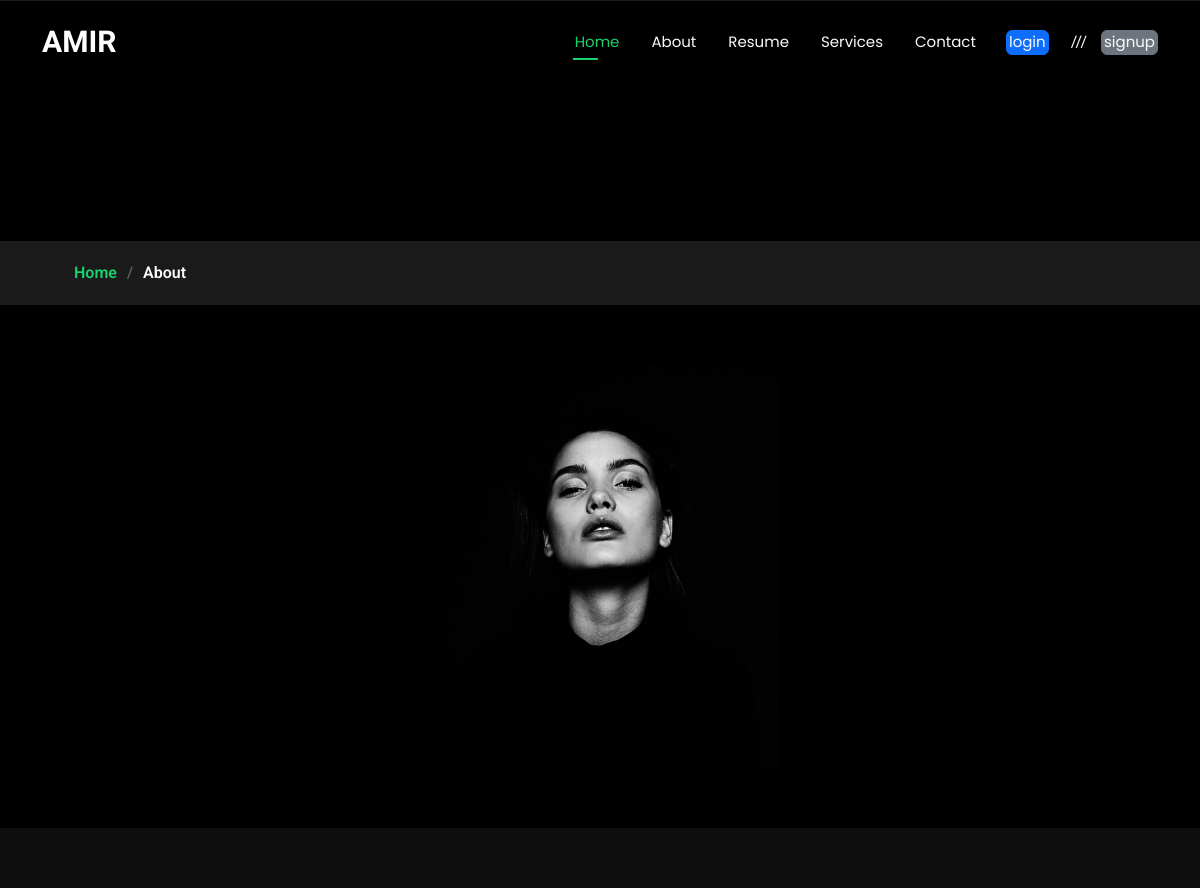
Page /about/ on the earlier database version.
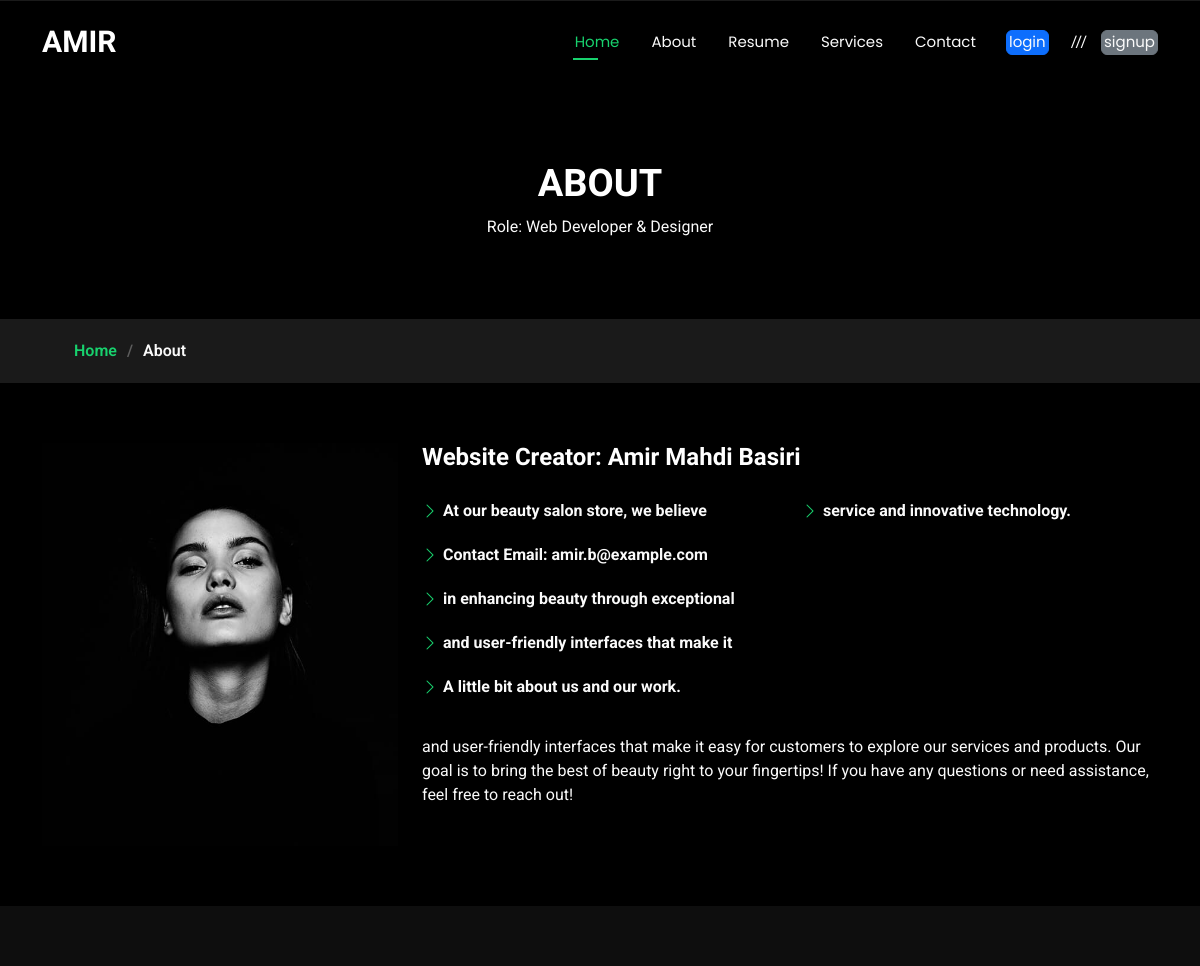
Same page on the later database version.
### root/models.py (models this page shows, shortened)
class About(models.Model):
    PAGE_NAME = models.CharField(max_length=100, default="test")
    A_LITTLE_ABOUT_US = models.CharField(max_length=100, default="test")
    CREATOR_NAME = models.CharField(max_length=100, default="test")
    ROLE = models.CharField(max_length=100, default="test")
    EMAIL = models.CharField(max_length=100, default="test")
    SERVICES = models.CharField(max_length=100, default="test")
    INTERESTS = models.CharField(max_length=100, default="test")
    ONLINE_PRESENTATION = models.CharField(max_length=100, default="test")
    WORK_HISTORY = models.CharField(max_length=100, default="test")
    DESCRIPTION = models.TextField(default="test")
    scheduled = models.DateTimeField(default=timezone.now)
    status = models.BooleanField(default=False)
    created_at = models.DateTimeField(auto_now_add=True)
    updated_at = models.DateTimeField(auto_now=True)
    class Meta:
        ordering = ('created_at',)

### root/views.py (the view)
# urls.py: path('about/', about, name='about'),
def about(request):
    abouts = About.objects.filter(status=True)
    return render(request, "root/about.html", {"abouts": abouts})

### templates/root/about.html (shortened to what this page needs)
{% extends "base.html" %}
{% load static %}
{% block 'content' %}
  <main class="main">
    <div class="page-title" data-aos="fade">
      <div class="heading">
        <div class="container">
          <div class="row d-flex justify-content-center text-center">
            {% for about in abouts %}
            <div class="col-lg-8">
              <h1>{{about.PAGE_NAME}}</h1>
              <p class="mb-0">{{about.A_LITTLE_ABOUT_US}}</p>
            </div>
            {% endfor %}
          </div>
        </div>
      </div>
      <nav class="breadcrumbs">
        <div class="container">
          <ol>
            <li><a href="{% url 'root:home' %}">Home</a></li>
            <li class="current">About</li>
          </ol>
        </div>
      </nav>
    </div>
    <section id="about" class="about section">
      <div class="container" data-aos="fade-up" data-aos-delay="100">
        <div class="row gy-4 justify-content-center">
          <div class="col-lg-4">
            <img src="{% static 'assets/img/profile-img.jpg' %}" class="img-fluid" alt="">
          </div>
          {% for about in abouts %}
          <div class="col-lg-8 content">
            <h2>{{about.CREATOR_NAME}}</h2>
            <div class="row">
              <div class="col-lg-6">
                <ul>
                  <li><i class="bi bi-chevron-right"></i> <strong>{{about.ROLE}}</strong></li>
                  <li><i class="bi bi-chevron-right"></i> <strong>{{about.EMAIL}}</strong></li>
                  <li><i class="bi bi-chevron-right"></i> <strong>{{about.SERVICES}}</strong></li>
                  <li><i class="bi bi-chevron-right"></i> <strong>{{about.INTERESTS}}</strong></li>
                  <li><i class="bi bi-chevron-right"></i> <strong>{{about.ONLINE_PRESENTATION}}</strong></li>
                </ul>
              </div>
              <div class="col-lg-6">
                <ul>
                  <li><i class="bi bi-chevron-right"></i> <strong>{{about.WORK_HISTORY}}</strong></li>
                </ul>
              </div>
            </div>
            <p class="py-3">
              {{about.DESCRIPTION}}
            </p>
          </div>
        </div>
        {% endfor %}
      </div>
    </section>
  </main>
  {% endblock 'content' %}

### templates/base.html (shortened to what this page needs)
{% load static %}
<!DOCTYPE html>
<html lang="en">
<head>
  <link href="{% static 'assets/vendor/bootstrap/css/bootstrap.min.css' %}" rel="stylesheet">
  <link href="{% static 'assets/vendor/bootstrap-icons/bootstrap-icons.css' %}" rel="stylesheet">
  <link href="{% static 'assets/vendor/aos/aos.css' %}" rel="stylesheet">
  <link href="{% static 'assets/vendor/swiper/swiper-bundle.min.css' %}" rel="stylesheet">
  <link href="{% static 'assets/vendor/glightbox/css/glightbox.min.css' %}" rel="stylesheet">
  <link href="{% static 'assets/css/main.css' %}" rel="stylesheet">
</head>
<body class="index-page">
  <header id="header" class="header d-flex align-items-center fixed-top">
    <div class="container-fluid container-xl position-relative d-flex align-items-center justify-content-between">
      <a href="{% url 'root:home' %}" class="logo d-flex align-items-center">
        <h1 class="sitename">AMIR</h1>
      </a>
      <nav id="navmenu" class="navmenu">
        <ul>
          <li><a href={% url 'root:home' %} class="active">Home</a></li>
          <li><a href={% url 'root:about' %}>About</a></li>
          <li><a href={% url 'root:resume' %}>Resume</a></li>
          <li><a href={% url 'root:services' %}>Services</a></li>
          <li><a href={% url 'root:contact' %}>Contact</a></li>
          {% if user.is_authenticated %}
            <a href="{% url 'root:Change' %}" class="nav-link text-center">
              <img src="{% if user.userprofile.image %}{{ user.userprofile.image.url }}{% else %}/media/profile_pics/default.jpg{% endif %}"
                   alt="Profile Icon" class="profile-icon">
                   <span>( welcome to، {{ user.username }} )</span>
          </a>
          <style>
              .profile-icon {
                  width: 50px; /* تنظیم اندازه آیکون */
                  height: 50px;
                  border-radius: 50%; /* تبدیل به دایره */
                  object-fit: cover; /* برش منظم تصویر */
                  border: 2px solid #fff; /* حاشیه دور تصویر */
                  display: block; /* وسط‌چین شدن تصویر */
                  margin: 0 auto;
              }
              .nav-link {
                  display: flex;
                  flex-direction: column;
                  align-items: center;
                  text-decoration: none;
                  color: black;
              }
          </style>
          <span class="separator">ㅤ</span>
              <a href="{% url 'root:logout' %}" class="btn btn-secondary">logout</a>
            </li>
          {% else %}
            <li>
              <a href="{% url 'root:login' %}" class="btn btn-primary me-2">login</a>
            </li>
            <span class="separator">///</span>
            <li>
              <a href="{% url 'root:signup' %}" class="btn btn-secondary">signup</a>
            </li>
          {% endif %}
        </ul>
      </nav>
    </div>
  </header>
{% block 'content' %}
{% endblock 'content' %}
  <footer id="footer" class="footer dark-background">
  </footer>
</body>
</html>

### static/assets/css/main.css (style rules this page uses)
:root { --default-font: "Roboto", system-ui, -apple-system, "Segoe UI", Roboto, "Helvetica Neue", Arial, "Noto Sans", "Liberation Sans", sans-serif, "Apple Color Emoji", "Segoe UI Emoji", "Segoe UI Symbol", "Noto Color Emoji"; --heading-font: "Raleway", sans-serif; --nav-font: "Poppins", sans-serif; }
:root { --background-color: #000000; --default-color: #fafafa; --heading-color: #ffffff; --accent-color: #18d26e; --surface-color: #1a1a1a; --contrast-color: #000000; }
:root { --nav-color: #fafafa; --nav-hover-color: #18d26e; --nav-mobile-background-color: #1a1a1a; --nav-dropdown-background-color: #1a1a1a; --nav-dropdown-color: #fafafa; --nav-dropdown-hover-color: #18d26e; }
.dark-background { --background-color: rgba(15, 15, 15, 0.975); --default-color: #ffffff; --heading-color: #ffffff; --surface-color: #292929f9; --contrast-color: #000000; }
:root { scroll-behavior: smooth; }
body { color: var(--default-color); background-color: var(--background-color); font-family: var(--default-font); }
a { color: var(--accent-color); text-decoration: none; transition: 0.3s; }
h1, h2, h3, h4, h5, h6 { color: var(--heading-color); font-family: var(--heading-font); }
.header { --background-color: rgba(0, 0, 0, 0); color: var(--default-color); background-color: var(--background-color); padding: 15px 0; transition: all 0.5s; z-index: 997; }
.header .logo { line-height: 1; }
.header .logo h1 { font-size: 30px; margin: 0; font-weight: 700; color: var(--heading-color); }
@media (min-width: 1200px) { .navmenu { padding: 0; } }
@media (min-width: 1200px) { .navmenu ul { margin: 0; padding: 0; display: flex; list-style: none; align-items: center; } }
@media (min-width: 1200px) { .navmenu li { position: relative; } }
@media (min-width: 1200px) { .navmenu>ul>li { white-space: nowrap; padding: 15px 14px; } }
@media (min-width: 1200px) { .navmenu>ul>li:last-child { padding-right: 0; } }
@media (min-width: 1200px) { .navmenu a, .navmenu a:focus { color: var(--nav-color); font-size: 15px; padding: 0 2px; font-family: var(--nav-font); font-weight: 400; display: flex; align-items: center; justify-content: space-between; white-space: nowrap; transition: 0.3s; position: relative; } }
@media (min-width: 1200px) { .navmenu>ul>li>a:before { content: ""; position: absolute; height: 2px; bottom: -6px; left: 0; background-color: var(--nav-hover-color); visibility: hidden; width: 0px; transition: all 0.3s ease-in-out 0s; } }
@media (min-width: 1200px) { .navmenu a:hover:before, .navmenu li:hover>a:before, .navmenu .active:before { visibility: visible; width: 25px; } }
@media (min-width: 1200px) { .navmenu li:hover>a, .navmenu .active, .navmenu .active:focus { color: var(--nav-hover-color); } }
.footer { color: var(--default-color); background-color: var(--background-color); font-size: 14px; text-align: center; padding: 30px 0; position: relative; }
.page-title { color: var(--default-color); background-color: var(--background-color); position: relative; }
.page-title .heading { padding: 160px 0 80px 0; border-top: 1px solid color-mix(in srgb, var(--default-color), transparent 90%); }
.page-title .heading h1 { font-size: 38px; font-weight: 700; }
.page-title nav { background-color: color-mix(in srgb, var(--default-color), transparent 90%); padding: 20px 0; }
.page-title nav ol { display: flex; flex-wrap: wrap; list-style: none; margin: 0; font-size: 16px; font-weight: 600; }
.page-title nav ol li+li { padding-left: 10px; }
.page-title nav ol li+li::before { content: "/"; display: inline-block; padding-right: 10px; color: color-mix(in srgb, var(--default-color), transparent 70%); }
section, .section { color: var(--default-color); background-color: var(--background-color); padding: 60px 0; scroll-margin-top: 100px; overflow: clip; }
.about .content h2 { font-weight: 700; font-size: 24px; }
.about .content ul { list-style: none; padding: 0; }
.about .content ul li { margin-bottom: 20px; display: flex; align-items: center; }
.about .content ul strong { margin-right: 10px; }
.about .content ul i { font-size: 16px; margin-right: 5px; color: var(--accent-color); line-height: 0; }

Differences in the rows shown:
added About: PAGE_NAME "ABOUT", A_LITTLE_ABOUT_US "Role: Web Developer & Designer", CREATOR_NAME "Website Creator: Amir Mahdi Basiri", ROLE "At our beauty salon store, we believe", EMAIL "Contact Email: amir.b@example.com", SERVICES "in enhancing beauty through exceptional", INTERESTS "and user-friendly interfaces that make it", ONLINE_PRESENTATION "A little bit about us and our work.", WORK_HISTORY "service and innovative technology.", DESCRIPTION "and user-friendly interfaces that make it easy for customers to explore our services and products. Our goal is to bring the best of beauty right to your fingertips! If you have any questions or need assistance, feel free to reach out!"
